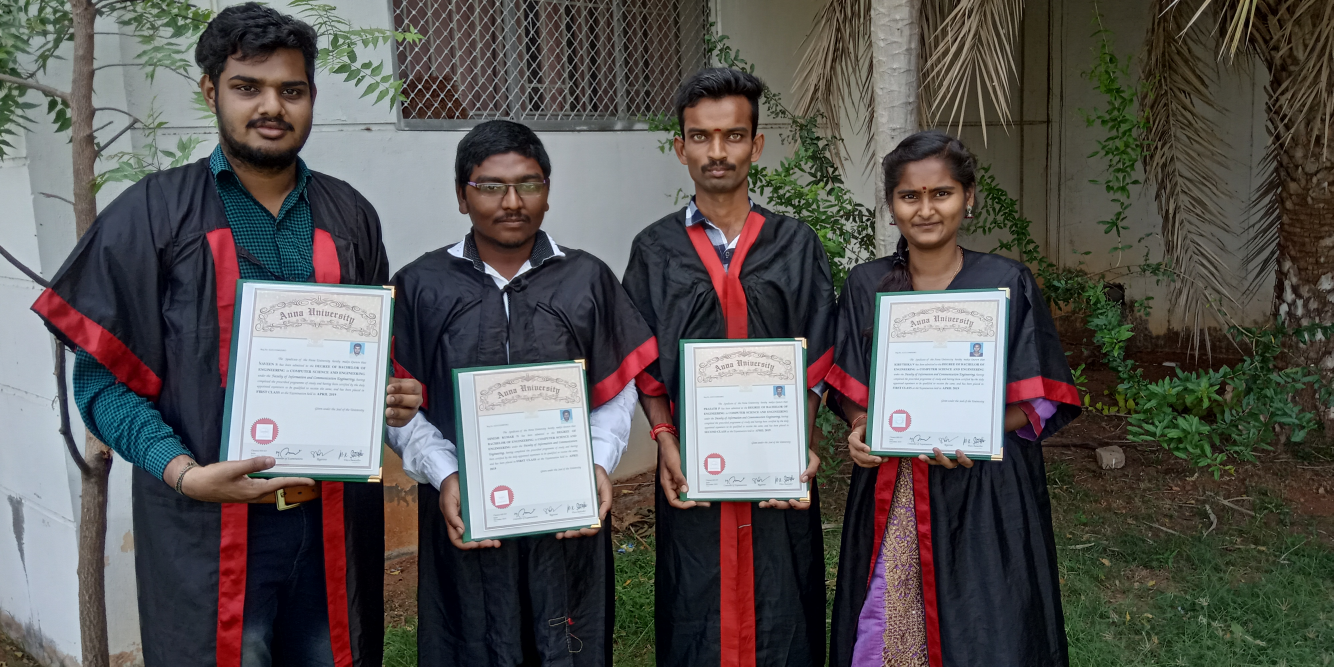
#> input picture Resources/group.jpg, 4000 x 2000 px, found by its file name (shown at 1/3 size)
$ python stack.py
#> lines starting #> are read from the running program, lines starting #| are printed output that depends on the picture
import cv2
import numpy as np

img = cv2.imread('Resources/group.jpg')
#> img is the input picture: shape (2000, 4000, 3); mean B, G, R 83.2, 85.3, 88.3


def stackImages(scale, imgArray):
    rows = len(imgArray)
    cols = len(imgArray[0])
    rowsAvailable = isinstance(imgArray[0], list)
    width = imgArray[0][0].shape[1]
    height = imgArray[0][0].shape[0]
    if rowsAvailable:
        for x in range(0, rows):
            for y in range(0, cols):
                if imgArray[x][y].shape[:2] == imgArray[0][0].shape[:2]:
                    imgArray[x][y] = cv2.resize(imgArray[x][y], (0, 0), None, scale, scale)
                else:
                    imgArray[x][y] = cv2.resize(imgArray[x][y], (imgArray[0][0].shape[1], imgArray[0][0].shape[0]),
                                                None, scale, scale)
                if len(imgArray[x][y].shape) == 2: imgArray[x][y] = cv2.cvtColor(imgArray[x][y], cv2.COLOR_GRAY2BGR)
        imageBlank = np.zeros((height, width, 3), np.uint8)
        hor = [imageBlank] * rows
        hor_con = [imageBlank] * rows
        for x in range(0, rows):
            hor[x] = np.hstack(imgArray[x])
        ver = np.vstack(hor)
    else:
        for x in range(0, rows):
            if imgArray[x].shape[:2] == imgArray[0].shape[:2]:
                imgArray[x] = cv2.resize(imgArray[x], (0, 0), None, scale, scale)
            else:
                imgArray[x] = cv2.resize(imgArray[x], (imgArray[0].shape[1], imgArray[0].shape[0]), None, scale, scale)
            if len(imgArray[x].shape) == 2: imgArray[x] = cv2.cvtColor(imgArray[x], cv2.COLOR_GRAY2BGR)
        hor = np.hstack(imgArray)
        ver = hor
    return ver


if img is not None:

    # [8 lines of commented-out code are left out]

    imgGray = cv2.cvtColor(img, cv2.COLOR_BGR2GRAY)
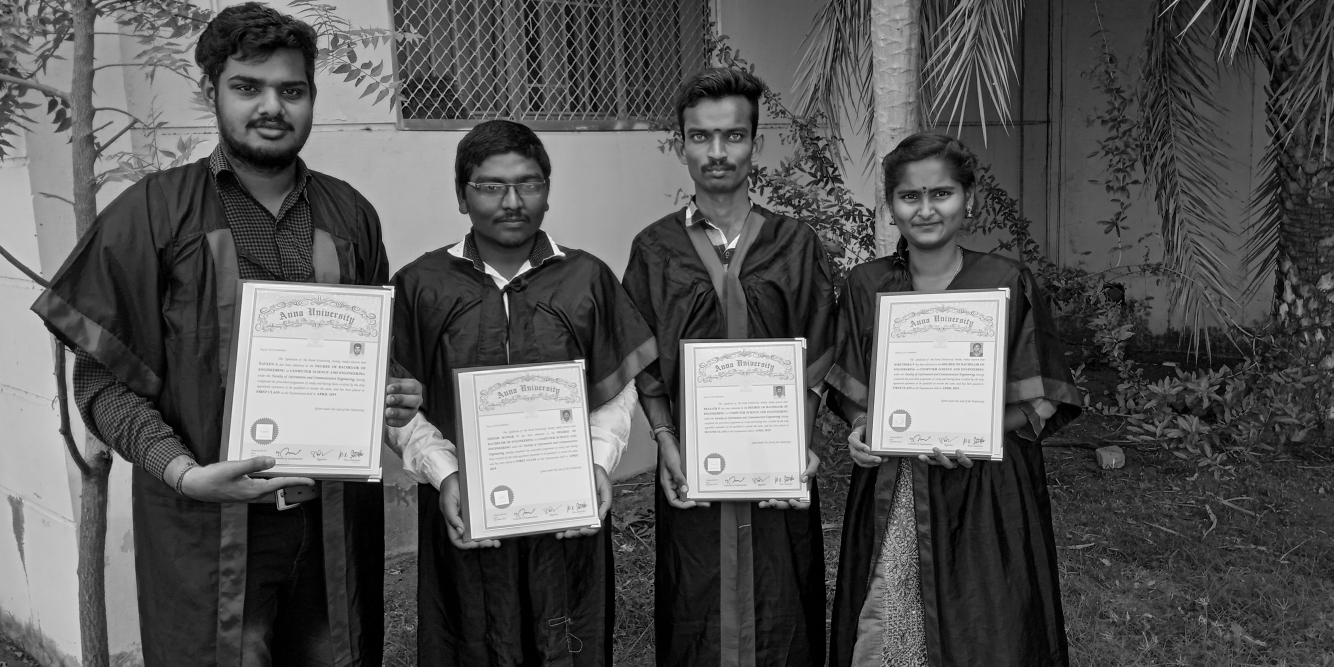
#> imgGray: shape (2000, 4000) (shown at 1/3 size); min 0, max 254, mean 85.9

    imgShow = cv2.resize(img, (960, 540))
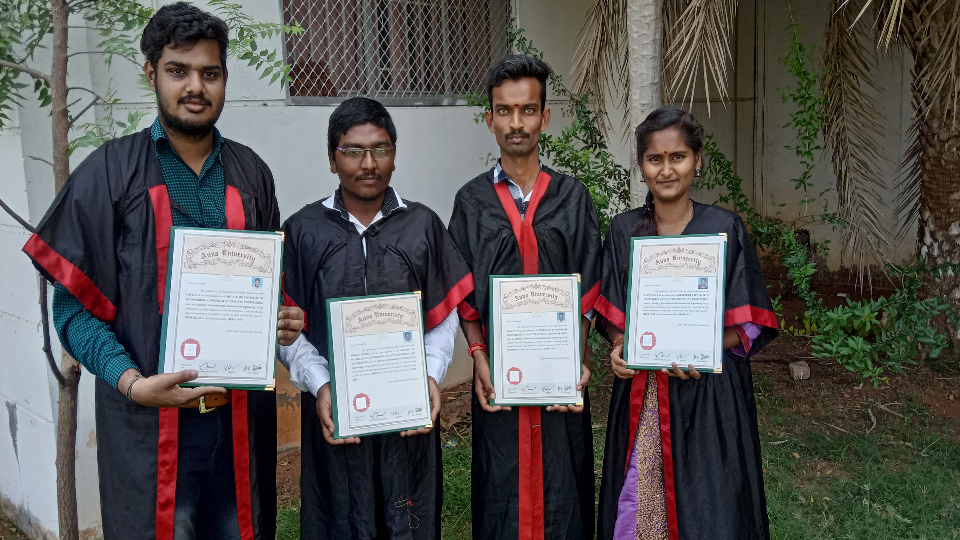
#> imgShow: shape (540, 960, 3); mean B, G, R 83.1, 85.2, 88.1
    imgGrayShow = cv2.resize(imgGray, (960, 540))
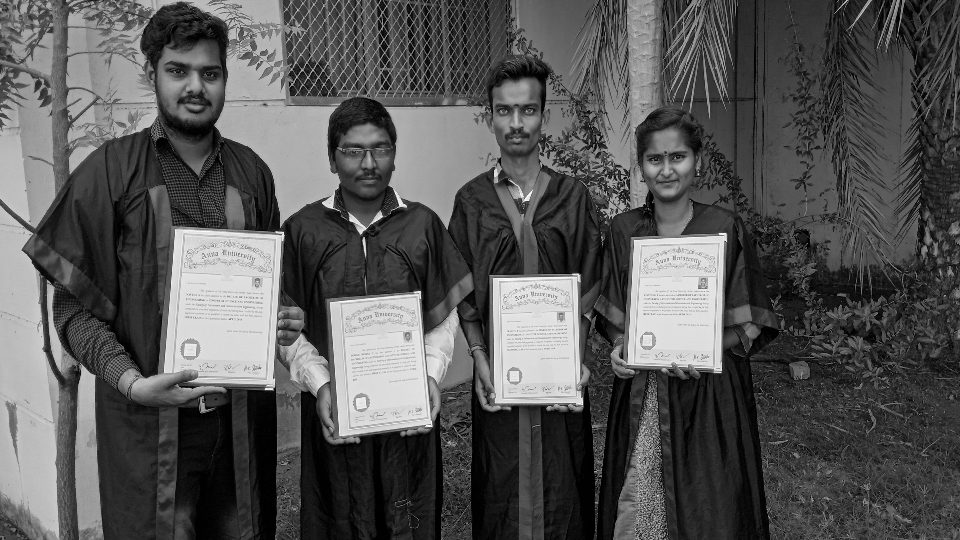
#> imgGrayShow: shape (540, 960); min 0, max 253, mean 85.8

    imgStack = stackImages(0.5, ([imgShow, imgGrayShow, imgShow], [imgShow, imgShow, imgShow]))
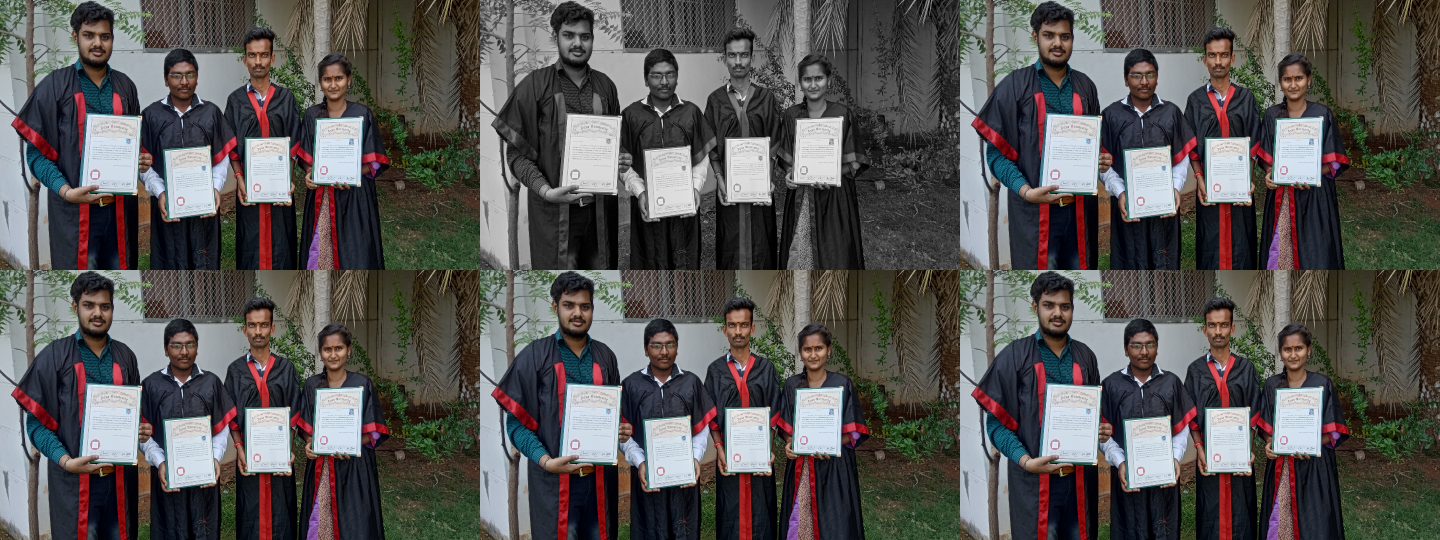
#> imgStack: shape (540, 1440, 3); mean B, G, R 83.7, 85.4, 87.9

    cv2.imshow("ImageStack", imgStack)

    cv2.waitKey(0)

else:
    print("Image is not available")
